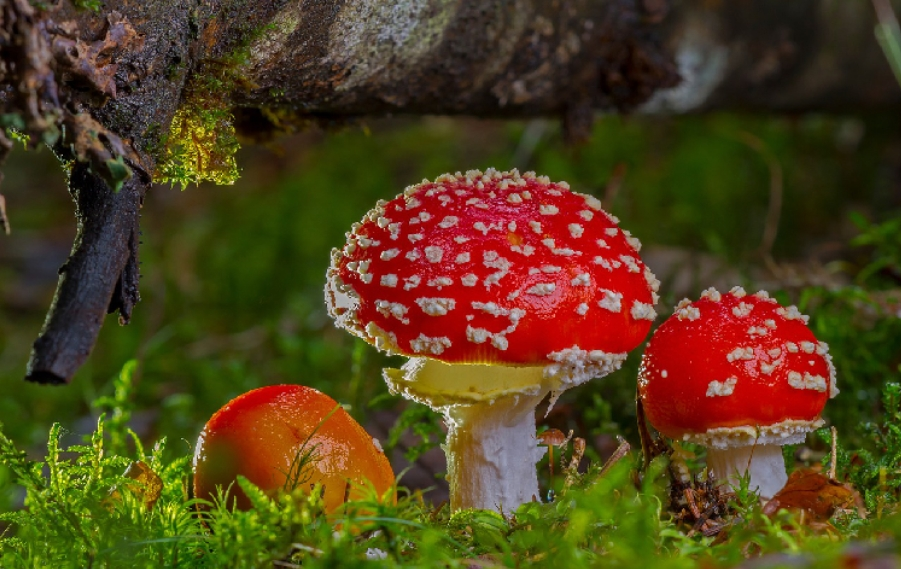
#> input picture DIP/DIP实验5/mushroom.png, 901 x 569 px
$ python task2_1.py
#> lines starting #> are read from the running program, lines starting #| are printed output that depends on the picture
#> further down, img_cv is the input picture: shape (569, 901, 3); mean B, G, R 27.6, 63.4, 81.9
# 数字图像处理-实验5
# 任务2.1-实现彩色图像的直方图均衡化
# 方法1：对RGB通道分别做直方图均衡化再合成
# 方法2：转换到HSV空间，仅对亮度分量V用直方图均衡化，再转换回RGB
# 注：OpenCv 读取图片是BGR的顺序，而下文首次编写是按RGB的通道顺次编写的，暂未测试。
# 注：下文凡是涉及OpenCv的颜色通道，顺序默认皆为 BGR 。涉及plt的颜色通道，顺序默认皆为 RGB 。
# ---------------------导入库------------------------------------------
# coding:utf-8
import cv2 as cv
import numpy as np
from matplotlib import pyplot as plt


# ---------------------设计彩色图像的直方图均衡化------------------------------------------
# 方法1：对RGB通道分别做直方图均衡化再合成
def histogram_equalization_color_image_through_RGB(image):
    blue_channel, green_channel, red_channel = cv.split(image)
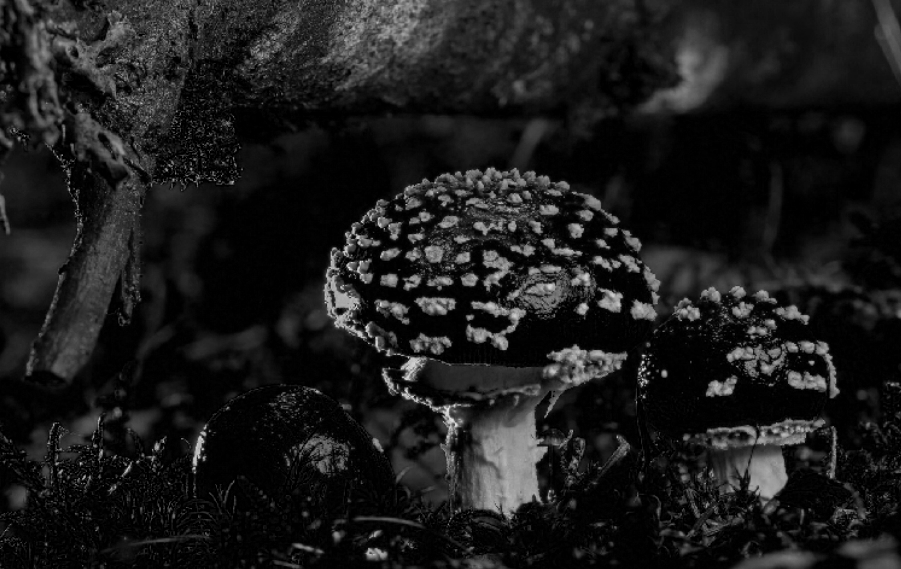
#> blue_channel: shape (569, 901); min 0, max 226, mean 27.6
    # 用OpenCV中对应函数实现直方图均衡化
    equ_blue_image = cv.equalizeHist(blue_channel)
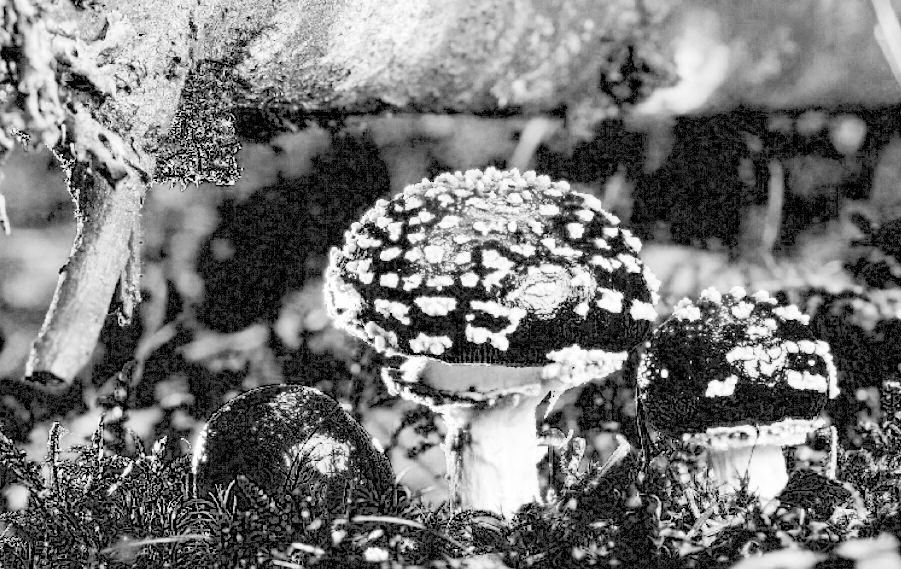
#> equ_blue_image: shape (569, 901); min 0, max 255, mean 117.4
    equ_green_image = cv.equalizeHist(green_channel)
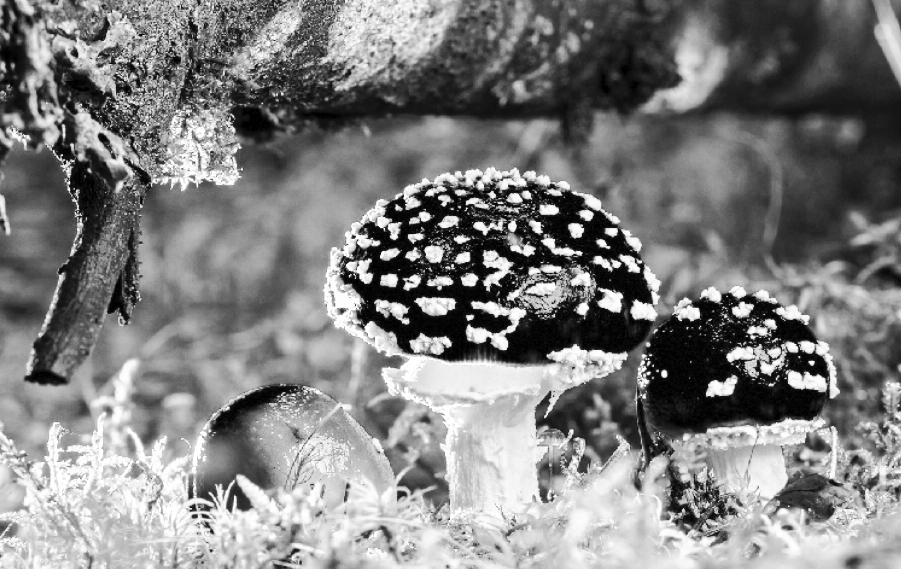
#> equ_green_image: shape (569, 901); min 0, max 255, mean 127.5
    equ_red_image = cv.equalizeHist(red_channel)

    # 经过RGB均衡化的三个通道重新合并为一张图片,注：也许可用函数实现 np.zeros_like(image, dtype=np.uint8)
    height, width = image.shape[:2]
#> height = 569; width = 901
    equalization_image = np.zeros((height, width, 3), dtype=np.uint8)

    # 将均衡化后的通道赋值给合并图像的相应通道
    equalization_image[:, :, 2] = equ_red_image  # 红色通道
    equalization_image[:, :, 1] = equ_green_image  # 绿色通道
    equalization_image[:, :, 0] = equ_blue_image  # 蓝色通道
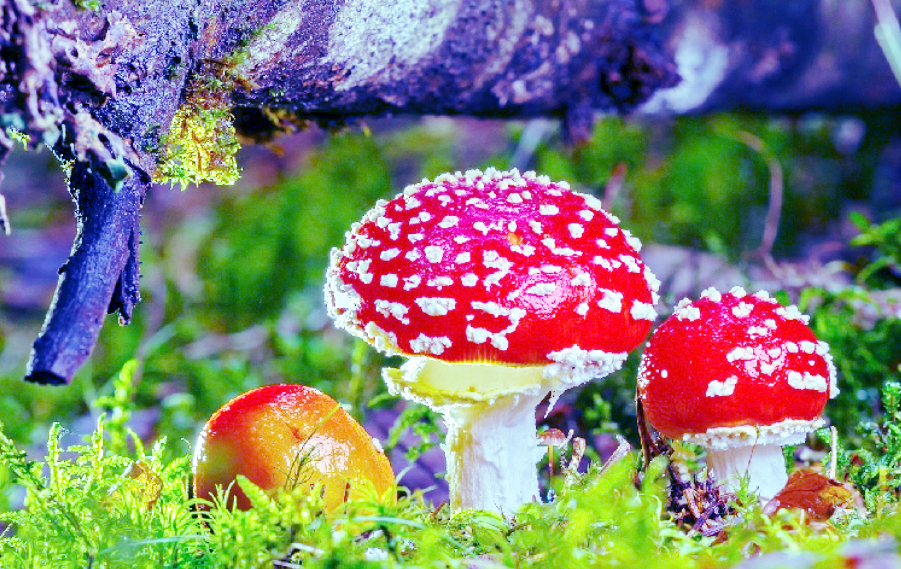
#> equalization_image: shape (569, 901, 3); mean of channels 0, 1, 2 117.4, 127.5, 128.4; drawn as B, G, R
    return equalization_image


# 方法2：转换到HSV空间，仅对亮度分量V用直方图均衡化，再转换回RGB
def histogram_equalization_color_image_through_HSV(image):
    # 将RGB图像转换为HSV颜色空间
    hsv_image = cv.cvtColor(image, cv.COLOR_BGR2HSV)
#> hsv_image: shape (569, 901, 3); mean H, S, V 36, 175.5, 89.2
    # value通道，即通过该通道提取亮度
    value_channel = hsv_image[:, :, 2]
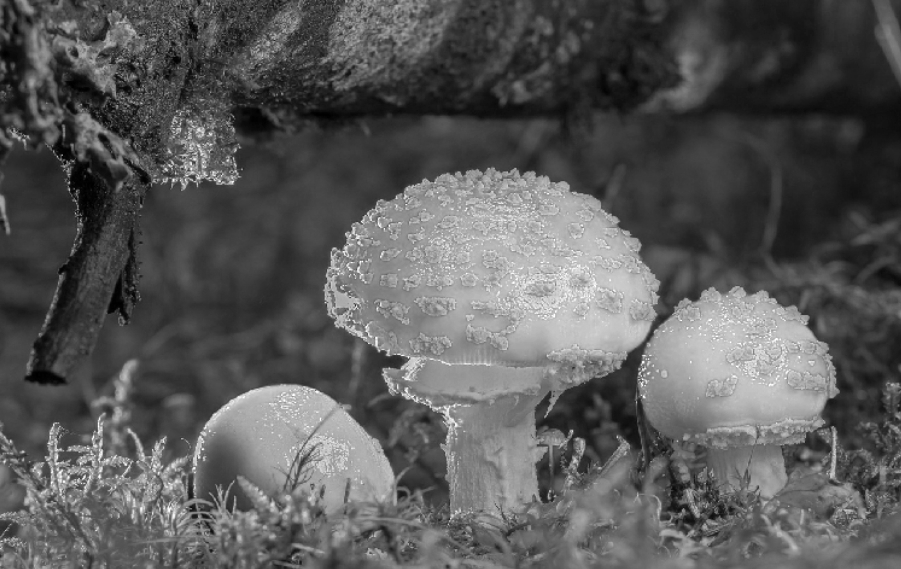
#> value_channel: shape (569, 901); min 0, max 255, mean 89.2
    # 用OpenCV中对应函数实现直方图均衡化
    equ_value_image = cv.equalizeHist(value_channel)
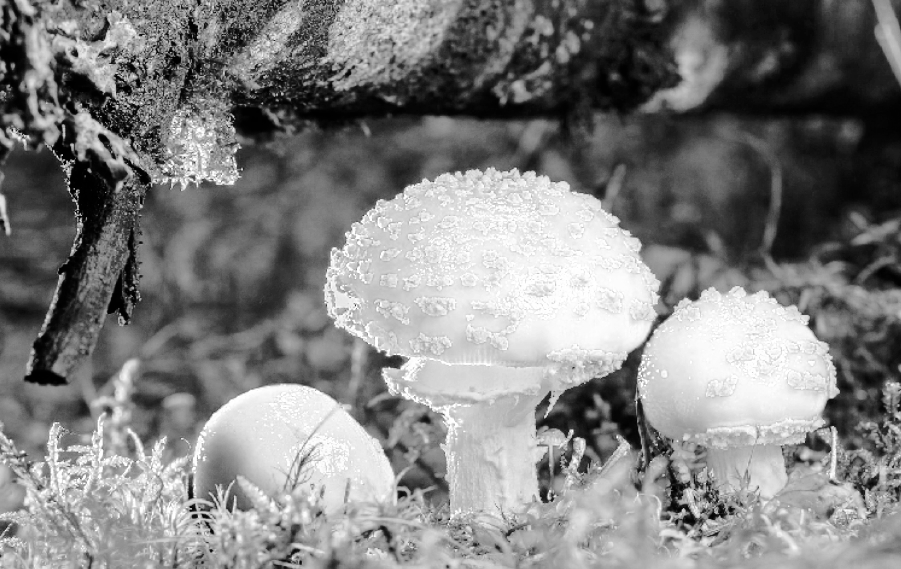
#> equ_value_image: shape (569, 901); min 0, max 255, mean 128.4
    # 将均衡后value值赋于原通道
    hsv_image[:, :, 2] = equ_value_image
#> hsv_image: shape (569, 901, 3); mean H, S, V 36, 175.5, 128.4
    # 将HSV颜色空间转回RGB图像，注：函数cvtColor会返回一个新的BGR格式的图像，而不会改变原始的 image 。
    equalization_image_through_hsv = cv.cvtColor(hsv_image, cv.COLOR_HSV2BGR)
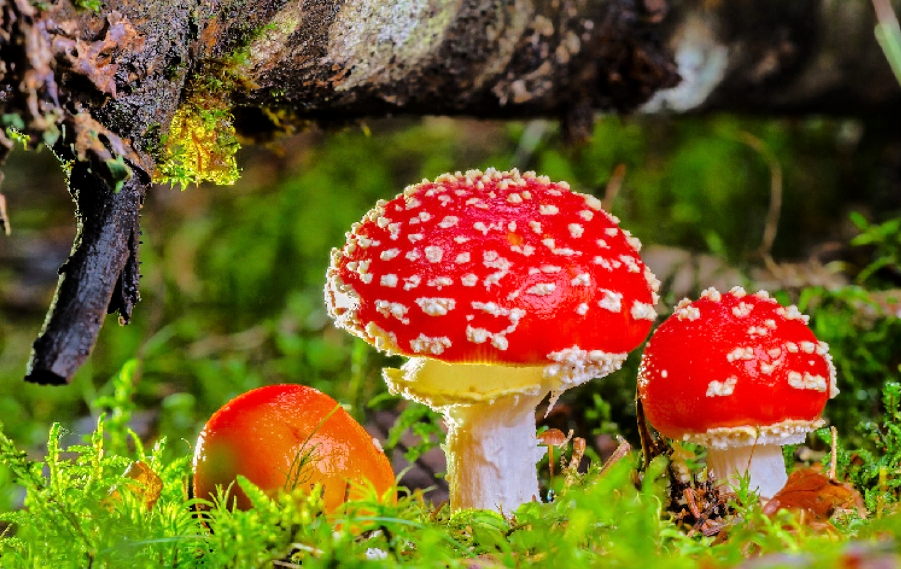
#> equalization_image_through_hsv: shape (569, 901, 3); mean B, G, R 39.2, 92.9, 116.8

    return equalization_image_through_hsv


# ---------------------用图片进行测试------------------------------------------
# 导入原图
img_cv = cv.imread('mushroom.png')
img_plt = cv.cvtColor(img_cv, cv.COLOR_BGR2RGB)

# 函数测试
# 法一：
equalization_img_through_RGB_cv = histogram_equalization_color_image_through_RGB(img_cv)
equalization_img_through_RGB_plt=cv.cvtColor(equalization_img_through_RGB_cv, cv.COLOR_BGR2RGB)
cv.imwrite('histogram_equalization_color_image_through_RGB.png', equalization_img_through_RGB_cv)
# 法二：
equalization_img_through_HSV_cv = histogram_equalization_color_image_through_HSV(img_cv)
equalization_img_through_HSV_plt=cv.cvtColor(equalization_img_through_HSV_cv, cv.COLOR_BGR2RGB)
cv.imwrite('histogram_equalization_color_image_through_HSV.png', equalization_img_through_HSV_cv)

# 生成最终效果图
plt.figure(figsize=(8, 8))  # 创建了一个新的图形窗口，并指定了图形的大小为8x8英寸
plt.subplot(211)  # 创建一个包含多个子图的图形
# 第一个数字 2：表示整个图形分为2行。
# 第二个数字 1：表示整个图形分为1列。
# 第三个数字 1：表示当前子图位于第1个位置。
plt.title('Original:')
plt.xticks([]), plt.yticks([])  # 不显示x轴y轴数据
plt.imshow(img_plt)  # 原图

plt.subplot(223)
plt.title('RGB:')
plt.xticks([]), plt.yticks([])  # 不显示x轴y轴数据
plt.imshow(equalization_img_through_RGB_plt)

plt.subplot(224)
plt.title('HSV:')
plt.xticks([]), plt.yticks([])  # 不显示x轴y轴数据
plt.imshow(equalization_img_through_HSV_plt)

plt.show()

$ run again, with DIP/DIP实验5/green.png copied over DIP/DIP实验5/mushroom.png
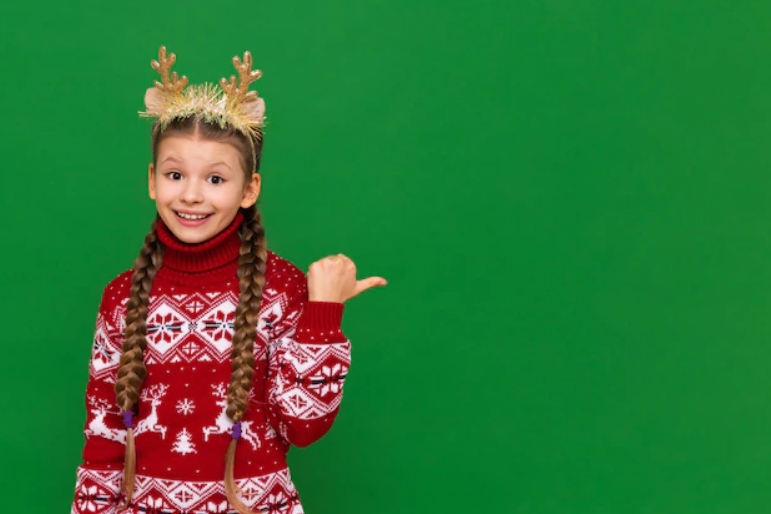
#> input picture DIP/DIP实验5/green.png, 771 x 514 px
#> img_cv is the input picture: shape (514, 771, 3); mean B, G, R 55.5, 117.9, 46
#> in histogram_equalization_color_image_through_HSV, `equ_value_image = cv.equalizeHist(value_channel)`:
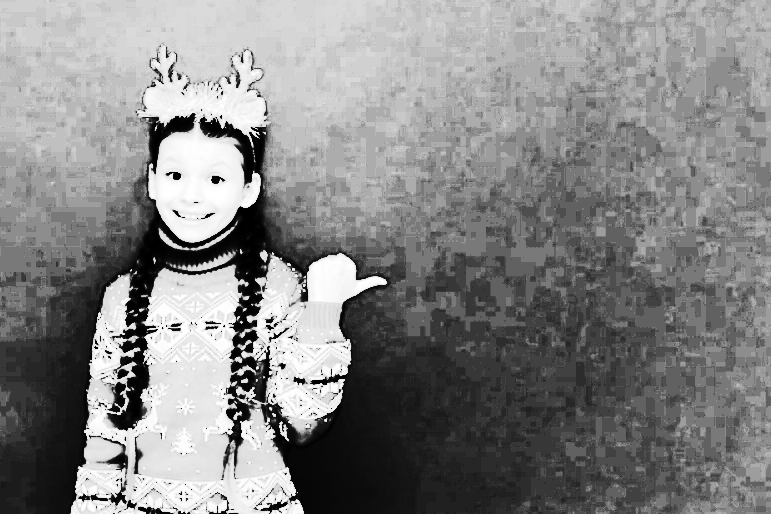
#> equ_value_image: shape (514, 771); min 0, max 255, mean 132.7
#> in histogram_equalization_color_image_through_HSV, `equalization_image_through_hsv = cv.cvtColor(hsv_image, cv.COLOR_HSV2B..`:
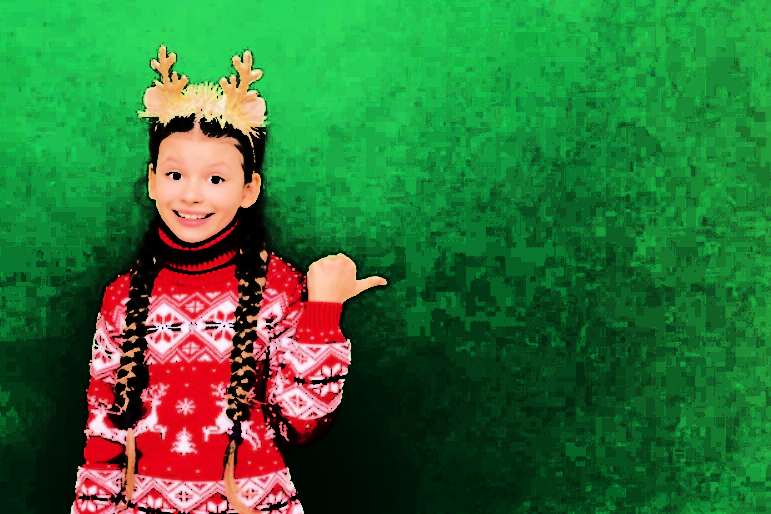
#> equalization_image_through_hsv: shape (514, 771, 3); mean B, G, R 55.4, 113.2, 50.4

$ run again, with DIP/DIP实验5/araras.jpg saved as DIP/DIP实验5/mushroom.png
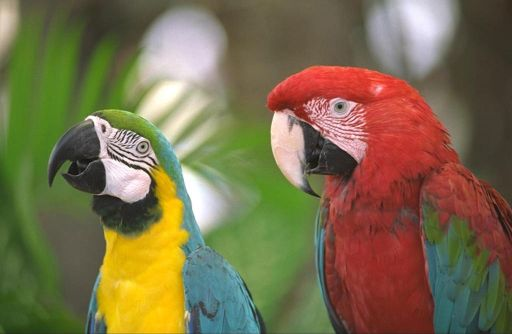
#> input picture DIP/DIP实验5/araras.jpg, 512 x 334 px
#> img_cv is the input picture: shape (334, 512, 3); mean B, G, R 75.9, 109.9, 122.2
#> in histogram_equalization_color_image_through_HSV, `equ_value_image = cv.equalizeHist(value_channel)`:
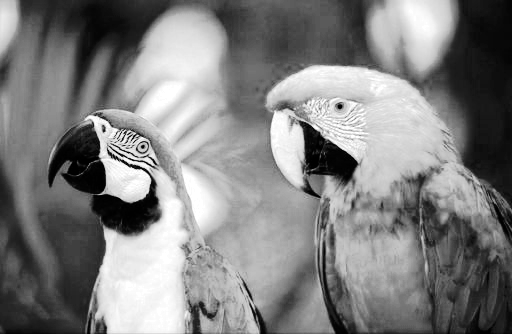
#> equ_value_image: shape (334, 512); min 0, max 255, mean 128.3
#> in histogram_equalization_color_image_through_HSV, `equalization_image_through_hsv = cv.cvtColor(hsv_image, cv.COLOR_HSV2B..`:
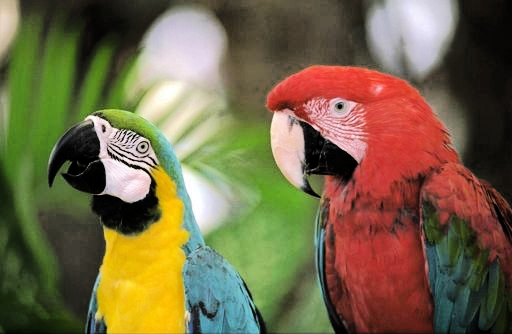
#> equalization_image_through_hsv: shape (334, 512, 3); mean B, G, R 71, 103.3, 116.6
